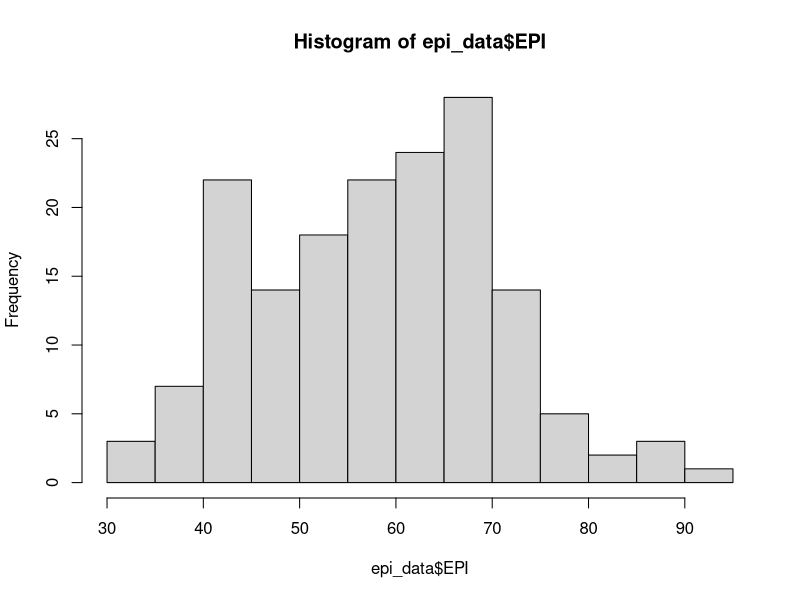
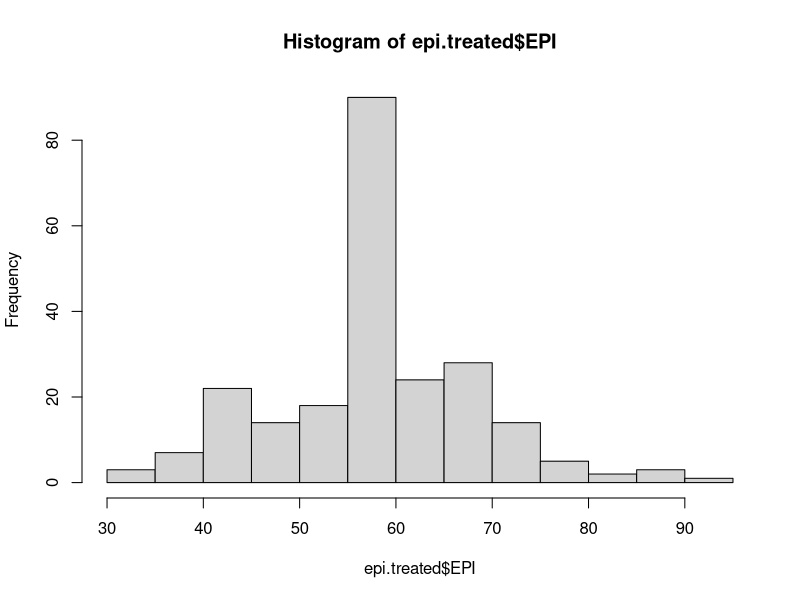
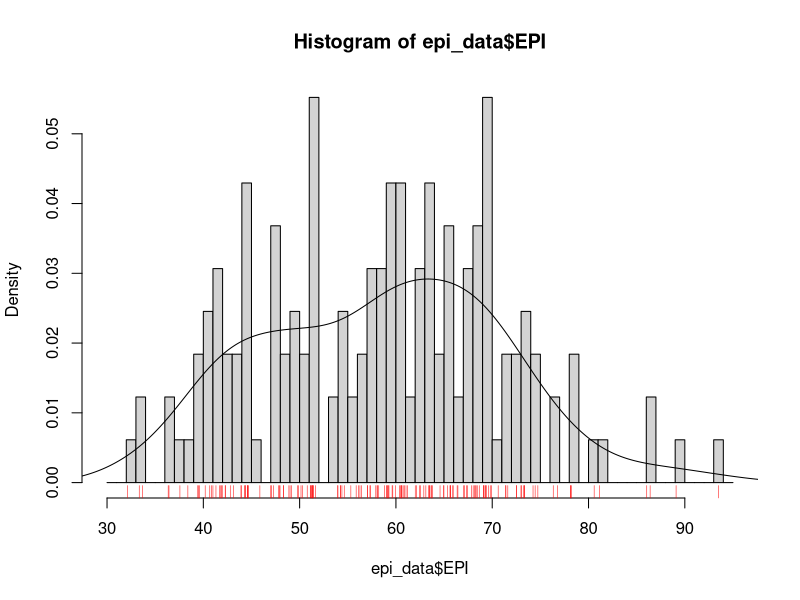
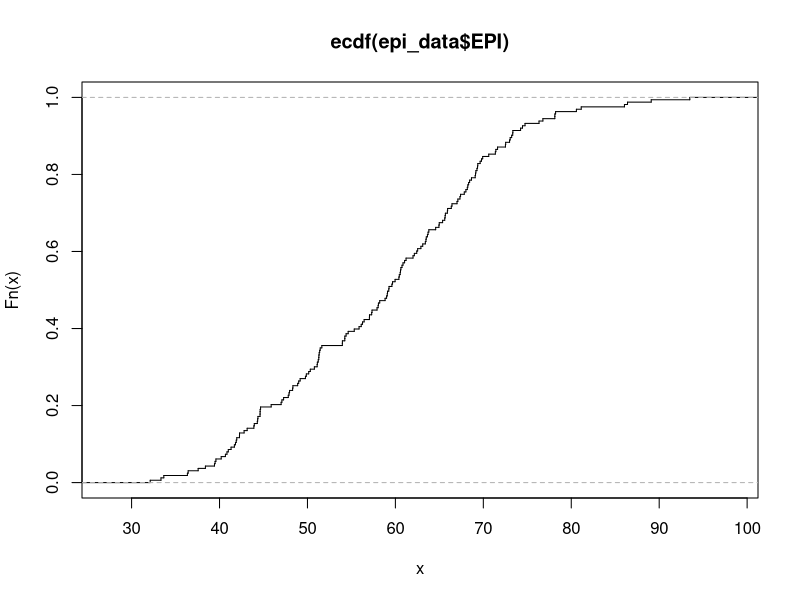
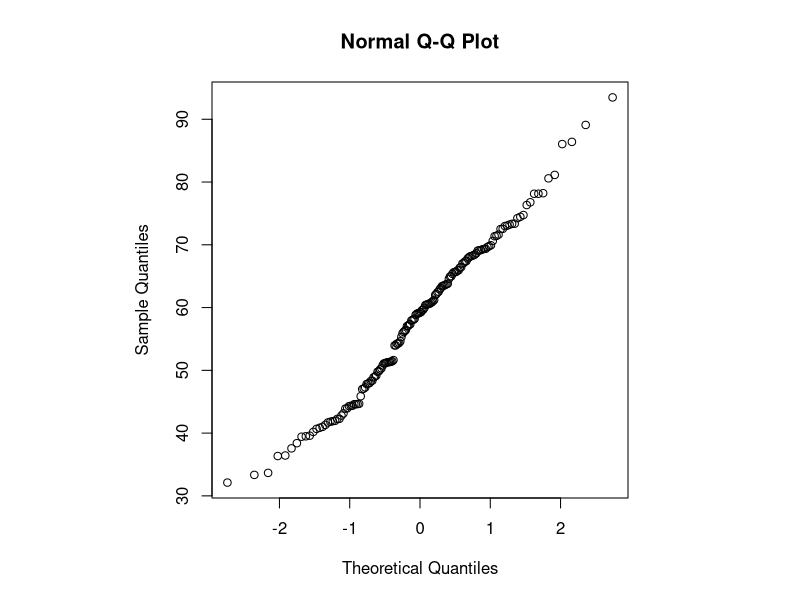

Here is the R script that generated these plots, in order:
install.packages("dplyr")
install.packages("purr")

library(dplyr)
library(purrr)

epi_data <- read.csv("EPI2010_data.csv")

epi.treated <- epi_data

# calculate means for each numeric columns
epi.means<-1:ncol(epi.treated) |> map(function(col_idx){
  if(is.numeric(epi.treated[1,col_idx])){
    mean(epi.treated[,col_idx], na.rm=TRUE)
  }
})

geo.subregions<-as.vector(unique(epi.treated$GEO_subregion))
gdp_means_by_subregions<-geo.subregions |>
  map(function(subregion) mean(epi.treated$GDPCAP07[epi.treated$GEO_subregion==subregion], na.rm = TRUE))

mean_gdp_by_subregion<-NULL
for(i in 1:length(geo.subregions)){
  mean_gdp_by_subregion[geo.subregions[i]]<-gdp_means_by_subregions[i]
}

# population density = Population/Landarea
# GDPCAP = mean of GDPCAP by sub-region for missing value
for(i in 1:nrow(epi.treated)){
  for(j in 1:ncol(epi.treated)){
    if(is.na(epi.treated[i,j]) && is.numeric(epi.treated[i,j])){
      if(colnames(epi.treated[j])=="PopulationDensity"){
        epi.treated$PopulationDensity[i]<-epi.treated$Population07[i]/epi.treated$Landarea[i]
      }else if(colnames(epi.treated[j])=="GDPCAP07"){
        epi.treated$GDPCAP07[i]<-mean_gdp_by_subregion[[epi.treated$GEO_subregion[i]]]
      }
      else{
        
        # This is not a good approximation for several features like EPI, Population, etc., need to figure out a better way to do replace NA.
        epi.treated[i,j]<-epi.means[j] 
      }
    }
  }
}

# EPI stats before treatment
summary(epi_data$EPI)
# EPI stats after treatment
summary(epi.treated$EPI)

# Equivalent to EPI stats above but without the NAs.
fivenum(epi_data$EPI, na.rm = TRUE)

stem(epi_data$EPI)
stem(epi_data$EPI, scale = 2.5)

sort(unique(epi_data$EPI, na.rm=TRUE))

hist(epi_data$EPI)
hist(epi.treated$EPI)

# Histogram for values in range [30, 95] with probability densities.
hist(epi_data$EPI, seq(30., 95., 1.0), prob=TRUE)

lines(density(epi_data$EPI, na.rm = TRUE, bw = "SJ"))

rug(epi_data$EPI, col = "RED")

plot(ecdf(epi_data$EPI), do.points=FALSE, verticals = T)

par(pty="s")

qqnorm(epi_data$EPI)
